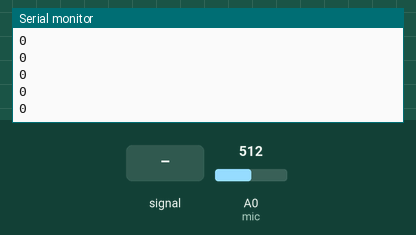
The sketch below on a simulated Arduino Nano, built with avr-gcc and run on an emulated ATmega328P. Parts: the last lines printed to the serial monitor. The inputs (shaded band) are chosen by the test bench; at power-on: A0 (mic) = 512.

Above: at 1.2 s.
1.3 s: A0 (mic) fed a 200 Hz sine of ±81 counts around its level
At 1.32 s:
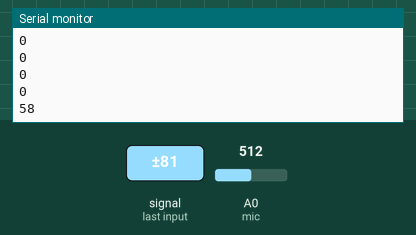
2.8 s: A0 (mic) set to 716
At 2.82 s:
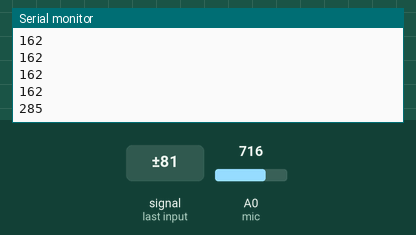
4.3 s: A0 (mic) fed a 1000 Hz sine of ±255 counts around its level
At 4.32 s:
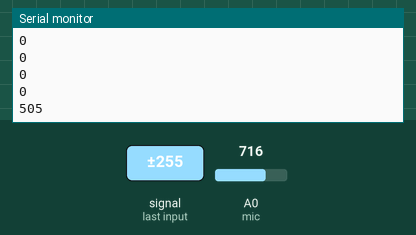
5.8 s: A0 (mic) set to 1023
At 5.82 s:
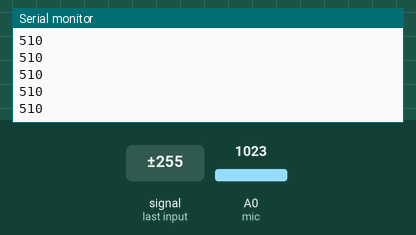
Timing chart, 0 to 8.3 s (numbered marks = the images above; inputs shaded):
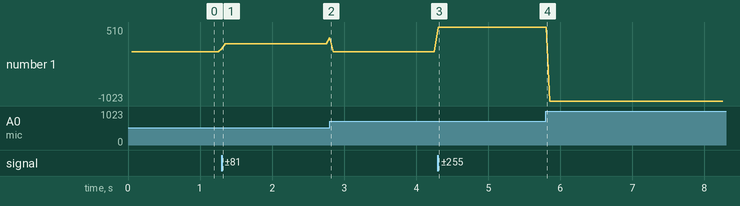

Measured:
- after the input at 1.3 s, the serial monitor: prints a new line at once (image 1)
- after the input at 2.8 s, the serial monitor: prints a new line at once (image 2)
- after the input at 4.3 s, the serial monitor: prints a new line at once (image 3)
- plotted number 1: 0 → 162 after the input at 1.3 s, 0 → 510 after the input at 4.3 s, 510 → -1023 after the input at 5.8 s

The sketch:

sketch_mems1.ino
```cpp
/***************************
 * Example Sketch for the MEMS-1 Microphone
 * Board:Arduino Nano
 * Processdor: ATmega328P (old bootloader)
 * Started on November 15, 2019
 * Maicon Galiazzi
 */

// Connect the MEMS output to the Arduino A0 pin
int mic = A0;

// Variables to find the peak-to-peak amplitude of output
const int sampleTime = 50;
int micOut;

void setup() {
  Serial.begin(115200);
}

void loop() {
   int micOutput = findPTPAmp();

   Serial.println(micOutput);

//Uncomment this line for help debugging (get the answer from A0 without treatment)
//   Serial.println(analogRead(mic));


}


// Find the Peak-to-Peak Amplitude Function
int findPTPAmp(){
// Time variables to find the peak-to-peak amplitude
   unsigned long startTime= millis();  // Start of sample window
   unsigned int PTPAmp = 0;
   unsigned int times = 0;

// Signal variables to find the peak-to-peak amplitude
   unsigned int maxAmp = 0;
   unsigned int minAmp = 1023;

// Find the max and min of the mic output within the sampleTime timeframe
   while(millis() - startTime < sampleTime)
   {
      micOut = analogRead(mic);
      if( micOut < 1023) //prevent erroneous readings
      {
        if (micOut > maxAmp)
        {
          maxAmp = micOut; //save only the max reading
        }
        else if (micOut < minAmp)
        {
          minAmp = micOut; //save only the min reading
        }
      }

   }

  PTPAmp = maxAmp - minAmp; // (max amp) - (min amp) = peak-to-peak amplitude

  double micOut_Volts = (PTPAmp * 3.3) / 1024; // Convert ADC into voltage

  //Uncomment the lines below for help debugging
//  Serial.println(micOut_Volts);
//  Serial.println(PTPAmp);


  //Return the PTP amplitude
  // You can also return the micOut_Volts to read the voltage level.
  return PTPAmp;
}
```
